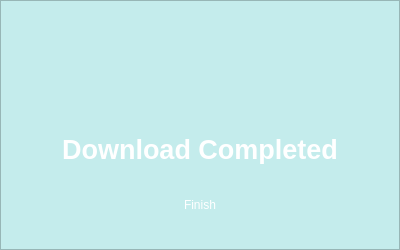
<?xml version="1.0" encoding="UTF-8"?>
<ui version="4.0">
 <class>downloadPopUp</class>
 <widget class="QWidget" name="downloadPopUp">
  <property name="geometry">
   <rect>
    <x>0</x>
    <y>0</y>
    <width>400</width>
    <height>250</height>
   </rect>
  </property>
  <property name="windowTitle">
   <string>Form</string>
  </property>
  <property name="styleSheet">
   <string notr="true">background-color: rgb(196, 236, 236);</string>
  </property>
  <widget class="QFrame" name="downloadPopUp_2">
   <property name="geometry">
    <rect>
     <x>0</x>
     <y>0</y>
     <width>400</width>
     <height>250</height>
    </rect>
   </property>
   <property name="maximumSize">
    <size>
     <width>500</width>
     <height>600</height>
    </size>
   </property>
   <property name="styleSheet">
    <string notr="true">background: qlineargradient(
    x1: 0, y1: 0, x2: 1, y2: 1,
    stop: 0 rgba(39, 113, 90, 1), stop: 1 rgba(210, 254, 254, 1)
);
</string>
   </property>
   <property name="frameShape">
    <enum>QFrame::StyledPanel</enum>
   </property>
   <property name="frameShadow">
    <enum>QFrame::Raised</enum>
   </property>
   <widget class="QPushButton" name="logoButton">
    <property name="geometry">
     <rect>
      <x>165</x>
      <y>40</y>
      <width>70</width>
      <height>70</height>
     </rect>
    </property>
    <property name="font">
     <font>
      <family>Arial</family>
      <underline>false</underline>
     </font>
    </property>
    <property name="styleSheet">
     <string notr="true">background: none;
border: none;
color: black;</string>
    </property>
    <property name="text">
     <string/>
    </property>
    <property name="icon">
     <iconset>
      <normaloff>../images/icon.png</normaloff>../images/icon.png</iconset>
    </property>
    <property name="iconSize">
     <size>
      <width>90</width>
      <height>90</height>
     </size>
    </property>
   </widget>
   <widget class="QFrame" name="frame">
    <property name="geometry">
     <rect>
      <x>0</x>
      <y>119</y>
      <width>400</width>
      <height>60</height>
     </rect>
    </property>
    <property name="styleSheet">
     <string notr="true">border: none;
background: none;</string>
    </property>
    <property name="frameShape">
     <enum>QFrame::StyledPanel</enum>
    </property>
    <property name="frameShadow">
     <enum>QFrame::Raised</enum>
    </property>
    <widget class="QLabel" name="label">
     <property name="geometry">
      <rect>
       <x>40</x>
       <y>15</y>
       <width>320</width>
       <height>30</height>
      </rect>
     </property>
     <property name="font">
      <font>
       <family>Arial</family>
       <pointsize>20</pointsize>
       <italic>false</italic>
       <bold>true</bold>
      </font>
     </property>
     <property name="styleSheet">
      <string notr="true">font: 700 20pt &quot;Arial&quot;;
color: white;</string>
     </property>
     <property name="text">
      <string>Download Completed</string>
     </property>
     <property name="alignment">
      <set>Qt::AlignCenter</set>
     </property>
    </widget>
   </widget>
   <widget class="QPushButton" name="finishButton">
    <property name="geometry">
     <rect>
      <x>150</x>
      <y>190</y>
      <width>100</width>
      <height>30</height>
     </rect>
    </property>
    <property name="styleSheet">
     <string notr="true">font: 18pt &quot;Arial&quot;;
color: white; 
background: qradialgradient(
    cx: 0.3, cy: -0.4, fx: 0.3, fy: -0.4,
    radius: 1.35, stop: 0 rgba(35, 120, 99, 1), stop: 1 rgba(77, 206, 175, 1)
);

border-radius: 10%;</string>
    </property>
    <property name="text">
     <string>Finish</string>
    </property>
   </widget>
  </widget>
 </widget>
 <resources/>
 <connections/>
</ui>
